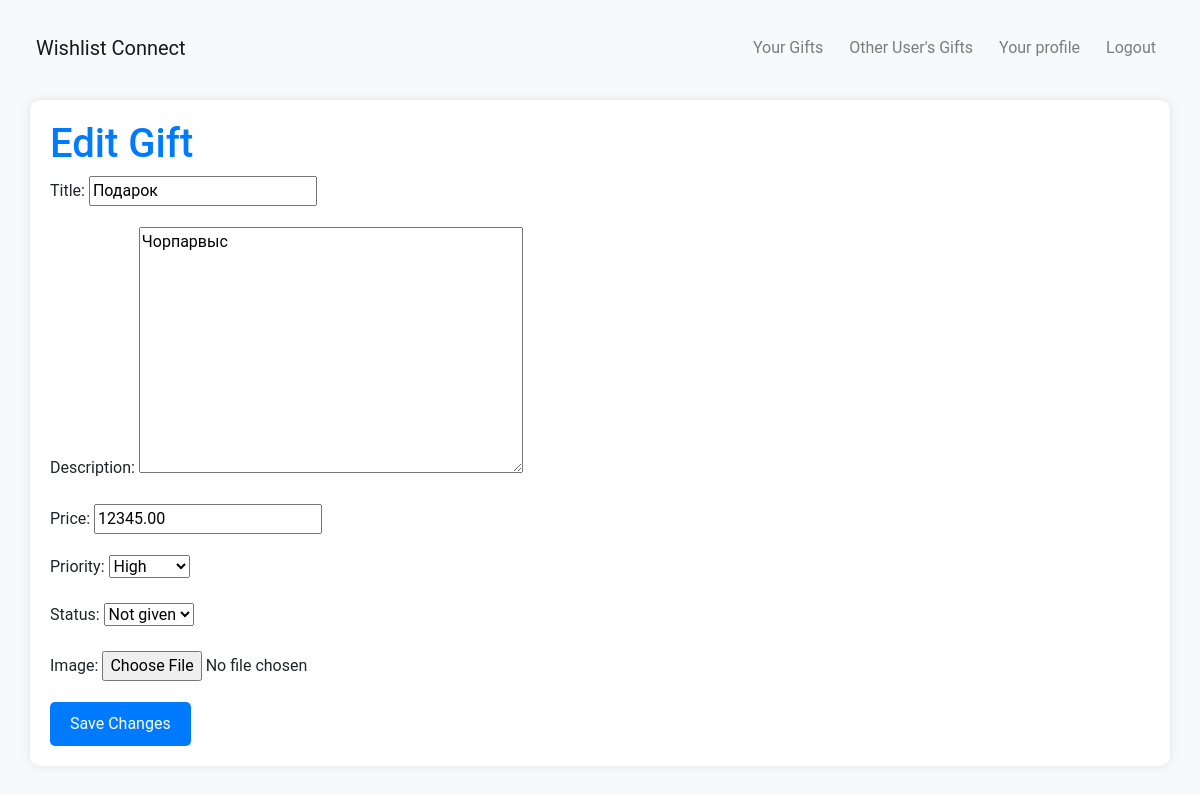
Screenshot of /api/edit-gift/8/ (signed in) with the database file from the repository.
### api/models.py (models this page shows, shortened)
class Gift(models.Model):
    PRIORITY_CHOICES = [
        ('high', 'High'),
        ('medium', 'Medium'),
        ('low', 'Low'),
        ('none', 'None'),
    ]
    STATUS_CHOICES = [
        ('given', 'Given'),
        ('not given', 'Not given'),
        ('booked', 'Booked'),
    ]
    user = models.ForeignKey(User, on_delete=models.CASCADE)
    title = models.CharField(max_length=255)
    description = models.TextField()
    price = models.DecimalField(max_digits=10, decimal_places=2)
    priority = models.CharField(max_length=10, choices=PRIORITY_CHOICES, default='none')
    status = models.CharField(max_length=10, choices=STATUS_CHOICES, default='not given')
    image = models.ImageField(upload_to='gift_images/', blank=True, null=True)

### api/views.py (the view)
# urls.py: path('edit-gift/<int:pk>/', edit_gift, name='edit-gift'),
@login_required
def edit_gift(request, pk):
    gift = get_object_or_404(Gift, pk=pk, user=request.user)
    if request.method == 'POST':
        form = GiftForm(request.POST, request.FILES, instance=gift)
        if form.is_valid():
            form.save()
            return redirect('user-gift-list')
    else:
        form = GiftForm(instance=gift)
    return render(request, 'edit_gift.html', {'form': form, 'gift': gift})

### api/forms.py
class GiftForm(forms.ModelForm):
    class Meta:
        model = Gift
        fields = ['title', 'description', 'price', 'priority', 'status', 'image']

### templates/edit_gift.html (shortened to what this page needs)
{% extends 'base.html' %}
{% load i18n %}
{% block content %}
    <h1>{% trans "Edit Gift"%}</h1>
    <form method="post" action="{% url 'edit-gift' pk=gift.pk %}" enctype="multipart/form-data">
        {{ form.as_p }}
        <button type="submit" class="standard-button">{% trans "Save Changes"%}</button>
    </form>
{% endblock %}

### templates/base.html (style rules this page uses)
body { background-color: #f8f9fa; margin: 20px; font-family: 'Roboto', sans-serif; font-size: 16px; }
h1, h2, h3 { color: #007bff; }
.standard-button { background-color: #007bff; color: #fff; border: none; padding: 10px 20px; border-radius: 5px; cursor: pointer; }

### rows the page displays
Gift: title "Подарок", description "Чорпарвыс", price "12345.00", priority "High", status "Not given"
